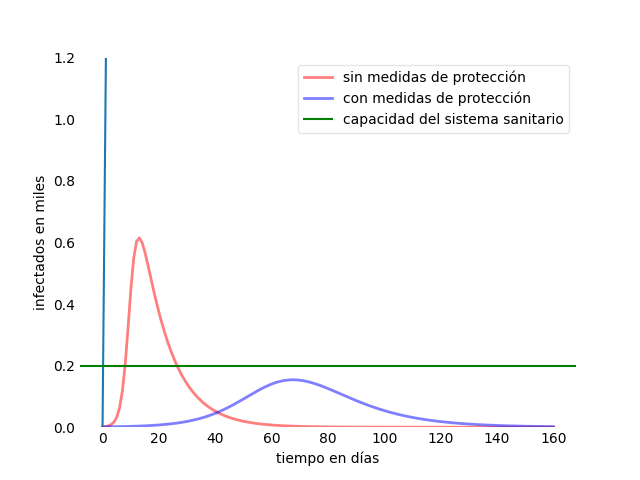

Reproduce this figure in Python.
import numpy as np
from scipy.integrate import odeint
import matplotlib.pyplot as plt


def sir(beta, t):
    # Total population, N.
    N = 1000
    # Initial number of infected and recovered individuals, I0 and R0.
    I0, R0 = 1, 0
    # Everyone else, S0, is susceptible to infection initially.
    S0 = N - I0 - R0
    # Contact rate, beta, and mean recovery rate, gamma, (in 1/days).
    gamma = 1.0 / 10

    # The SIR model differential equations.
    def deriv(y, t, N, beta, gamma):
        S, I, R = y
        dSdt = -beta * S * I / N
        dIdt = beta * S * I / N - gamma * I
        dRdt = gamma * I
        return dSdt, dIdt, dRdt

    # Initial conditions vector
    y0 = S0, I0, R0
    # Integrate the SIR equations over the time grid, t.
    ret = odeint(deriv, y0, t, args=(N, beta, gamma))
    S, I, R = ret.T
    return I


# A grid of time points (in days)
t = np.linspace(0, 160, 160)
I = sir(0.8, t)
flattenedI = sir(0.2, t)

# Plot the data on three separate curves for S(t), I(t) and R(t)
fig = plt.figure(facecolor="w")
ax = fig.add_subplot(111, axisbelow=True)
ax.set_facecolor = "#dddddd"
ax.plot(t, I / 1000, "r", alpha=0.5, lw=2, label="sin medidas de protección")
ax.plot(t, flattenedI / 1000, "b", alpha=0.5, lw=2, label="con medidas de protección")
ax.plot(t)
ax.axhline(0.2, label="capacidad del sistema sanitario", color="g")
ax.set_xlabel("tiempo en días")
ax.set_ylabel("infectados en miles")
ax.set_ylim(0, 1.2)
ax.yaxis.set_tick_params(length=0)
ax.xaxis.set_tick_params(length=0)
ax.grid(b=True, which="major", c="w", lw=2, ls="-")
legend = ax.legend()
legend.get_frame().set_alpha(0.5)
for spine in ("top", "right", "bottom", "left"):
    ax.spines[spine].set_visible(False)
plt.show()
